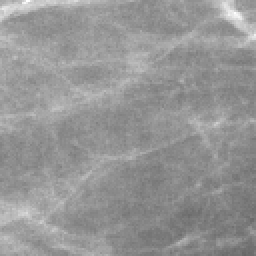
#> input picture Trabalho Mamografia/src/Imagens/1/p_d_left_cc(108).png, 128 x 128 px (shown 2 times larger); its folder holds only this picture in this run
$ python -i classifier.py   (imports and definitions only)
#> lines starting #> are read from the running program, lines starting #| are printed output that depends on the picture
#> further down, picture is the input picture: PIL image 128x128 L; min 102, max 255, mean 149.3
import os, time

import sklearn.metrics
from skimage.feature import graycomatrix, graycoprops
from skimage import io
from sklearn import svm

from skimage.measure import shannon_entropy
from sklearn.model_selection import train_test_split

import numpy as np

from matplotlib import pyplot as plt

from PIL import Image, ImageFilter, ImageEnhance


class ImageClassifier:
    # Modelo para previsões
    __model: svm.SVC()

    # Kernel do modelo
    __model_kernel: str

    # Descritores de textura
    __texture_descriptors: list

    ## Arrays com os conjuntos de treino e teste, bem como as respostas
    __images_train:  np.empty(0, dtype=np.float64)
    __images_test:   np.empty(0, dtype=np.float64)
    __predictions:   np.empty(0, dtype=np.float64)
    __answers_train: np.empty(0, dtype=np.int32)
    __answers_test:  np.empty(0, dtype=np.int32)

    # Diretorio onde estão as pastas de classes BIRADS
    __images_dir: str

    # Tipos de arquivos
    __supported_img_extensions: list

    # Porcentagem de dados para treino. É balanceado igualmente entre
    # as classses BIRADS
    __percentage_train: int

    # Numero de cores
    __n_colors: float

    # Raio da matriz de suavização gaussiana. Só aceita inteiros. 0 desabilita
    __gaussian_radius: int

    # Em quanto cada um desses elementos será realçado
    # no pré-processamento. 1 os mantém igual, valores de 0 a 1
    # os reduzem e valores maiores que 1 aumentam
    __sharpness_boost_strength:  float
    __contrast_boost_strength :  float
    __brightness_boost_strength: float

    # Tempos de execução de diferentes funções são armazenadas aqui
    __runtime_metrics: dict

    # Distancias na matriz de co-ocorrencia
    __distances_glcm: np.empty(0, dtype=np.int32)

    # Angulos para calcular matriz de co-ocorrencia
    __angles_glcm: np.empty(0, dtype=np.float64)


    def __init__(self):
        self.__model_kernel = "linear"
        self.__model = svm.SVC(kernel=self.get_model_kernel(), C=1.4)

        self.__images_train  = np.empty(0, dtype=np.float64)
        self.__images_test   = np.empty(0, dtype=np.float64)
        self.__predictions   = np.empty(0, dtype=np.float64)
        self.__answers_train = np.empty(0, dtype=np.int32)
        self.__answers_test  = np.empty(0, dtype=np.int32)

        self.__supported_img_extensions = ['.jpg', '.jpeg', '.png']

        # Valores default. Outros valores podem ser escolhidos pela interface e pelo metodo set :)
        self.__n_colors = 32
        self.__gaussian_radius = 0
        self.__sharpness_boost_strength  = 1.4
        self.__contrast_boost_strength   = 2.2
        self.__brightness_boost_strength = 1.1
        self.__percentage_train = 0.75

        self.__runtime_metrics = {}

        self.__distances_glcm = np.array([
            1,
            2,
            4,
            8,
            16
        ])

        self.__angles_glcm = np.array([
            0,
            np.pi/8,
            np.pi/4,
            3*np.pi/8,
            np.pi/2,
            5*np.pi/8,
            3*np.pi/4,
            7*np.pi/8
        ])

        self.__texture_descriptors = np.array([
            "energy",
            "homogeneity",
            "correlation",
            "dissimilarity"
        ])


    # Gets e Sets :)
    def set_model_kernel(self, k: str):
        self.__model_kernel = k

    def get_model_kernel(self):
        return self.__model_kernel

    def set_n_colors(self, n_colors: int):
        self.__n_colors = n_colors

    def get_n_colors(self):
        return self.__n_colors

    def set_gaussian_radius(self, strength: int):
        self.__gaussian_radius = strength

    def get_gaussian_radius(self):
        return self.__gaussian_radius

    def set_sharpness_boost_strength(self, strength: float):
        self.__sharpness_boost_strength = strength

    def get_sharpness_boost_strength(self):
        return self.__sharpness_boost_strength

    def set_contrast_boost_strength(self, strength: float):
        self.__contrast_boost_strength = strength

    def get_contrast_boost_strength(self):
        return self.__contrast_boost_strength

    def set_brightness_boost_strength(self, strength: float):
        self.__brightness_boost_strength = strength

    def get_brightness_boost_strength(self):
        return self.__brightness_boost_strength

    def set_percentage_train(self, percentage: int):
        self.__percentage_train = percentage/100

    def get_percentage_train(self):
        return self.__percentage_train*100

    def set_images_dir(self, dir: str):
        self.__images_dir = dir

    def get_images_dir(self):
        return self.__images_dir

    def get_supported_img_extensions(self):
        return self.__supported_img_extensions

    def get_images_train(self):
        return self.__images_train

    def get_answers_train(self):
        return self.__answers_train

    def get_images_test(self):
        return self.__images_test

    def get_answers_test(self):
        return self.__answers_test

    def get_predictions(self):
        return self.__predictions

    def set_distances_glcm(self, distances: list):
        self.__distances_glcm = distances

    def get_distances_glcm(self):
        return self.__distances_glcm

    def set_angles_glcm(self, angles: list):
        self.__angles_glcm = angles

    def get_angles_glcm(self):
        return self.__angles_glcm

    def set_texture_descriptors(self, descriptors: list):
        self.__texture_descriptors = descriptors

    def get_texture_descriptors(self):
        return self.__texture_descriptors

    def set_runtime_metric(self, metric_name: str, measured_time: float):
        self.__runtime_metrics[metric_name] = f"{measured_time:.6f} s"

    def get_runtime_metrics(self):
        return self.__runtime_metrics


    '''
    Aplica uma sequência de filtros na imagem para pré-processamento. O objetivo aqui é
    realçar características relevantes a fim de auxiliar o modelo na classificação
    @params:
        image -> uma instancia de PIL.Image()
    '''
    def pre_process_img(self, image: Image):
        start = time.perf_counter()

        # Pré-processamento com suavização gaussiana e filtros para alterar sharpness,
        # contraste, cor e brilho
        image = image.filter(ImageFilter.GaussianBlur(radius=self.get_gaussian_radius()))

        enhancer_sharpness = ImageEnhance.Sharpness(image)
        image = enhancer_sharpness.enhance(self.get_sharpness_boost_strength())

        enhancer_contrast = ImageEnhance.Contrast(image)
        image = enhancer_contrast.enhance(self.get_contrast_boost_strength())
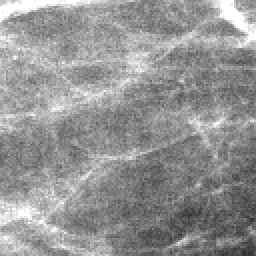
#> image: PIL image 128x128 L (shown 2 times larger); min 43, max 255, mean 147.9

        enhancer_brightness = ImageEnhance.Brightness(image)
        image = enhancer_brightness.enhance(self.get_brightness_boost_strength())
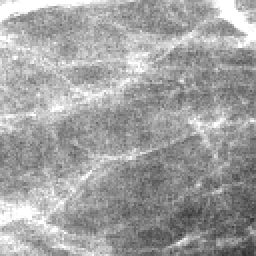
#> image: PIL image 128x128 L (shown 2 times larger); min 47, max 255, mean 161.7

        # Reamostragem dos tons de cinza
        image = image.quantize(self.get_n_colors())
#> image: PIL image 128x128 P
        end = time.perf_counter()

        self.set_runtime_metric("Pré-processamento", end - start)

        return image


    '''
    Processa a imagem e retorna um array com os valores para os descritores de textura.
    @params:
        filepath -> Um path válido para uma imagem a partir do pasta self.get_images_dir()
    '''
    # [25 lines left out: function process_img, not called in this run]


    '''
    Essa função separa as imagens das classes BIRADS de acordo com self.__percentage_train, com
    balanceamento equilibrado entre as 4 classes.
    '''
    # [48 lines left out: function split_train_test, not called in this run]


    '''
    Treina o modelo com as imagens em self.get_images_train(). Deve ser chamada
    somente depois de self.split_train_test()
    '''
    # [6 lines left out: function train_model, not called in this run]


    '''
    Faz a previsão das classes BIRADS das imagens de teste. Essa função deve ser chamada
    somente depois de self.split_train_test() e de self.train_model()
    '''
    # [6 lines left out: function predict_test_images, not called in this run]


    '''
    Prevê a classe BIRADS de uma única imagem e retorna esse valor.
    @params:
        filepath -> Um path válido para uma imagem a partir do pasta self.get_images_dir()
    '''
    # [10 lines left out: function predict_single_image, not called in this run]


    '''
    Retorna o histograma de uma única imagem
    @params:
        filepath -> Um path válido para uma imagem a partir do pasta self.get_images_dir()
    '''
    # [15 lines left out: function get_single_image_histogram, not called in this run]


    '''
    Faz a preview de uma única imagem
    @params:
        filepath -> Um path válido para uma imagem a partir do pasta self.get_images_dir()
    '''
    # [10 lines left out: function preview_single_image, not called in this run]


    '''
    Retorna os valores para as métricas de avaliação após o treinamento e os testes.
    Também gera uma imagem da matriz de confusão
    '''
    # [36 lines left out: function get_prediction_metrics, not called in this run]

>>> from PIL import Image
>>> picture = Image.open('../src/Imagens/1/p_d_left_cc(108).png')
>>> result = ImageClassifier().pre_process_img(picture)

$ run again, on Trabalho Mamografia/src/Imagens/1/p_d_left_cc(12).png
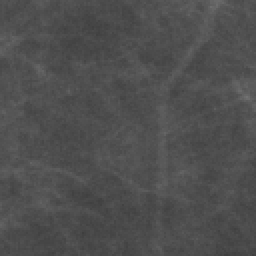
#> input picture Trabalho Mamografia/src/Imagens/1/p_d_left_cc(12).png, 128 x 128 px (shown 2 times larger)
#> picture is the input picture: PIL image 128x128 L; min 62, max 114, mean 79.1
#> in pre_process_img, `image = enhancer_brightness.enhance(self.get_brightness_boost_strength..`:
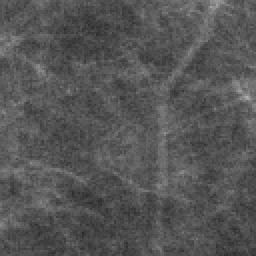
#> image: PIL image 128x128 L (shown 2 times larger); min 40, max 176, mean 85.4

$ run again, on Trabalho Mamografia/src/Imagens/1/p_d_left_cc(120).png
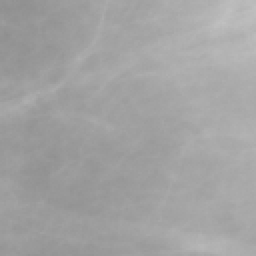
#> input picture Trabalho Mamografia/src/Imagens/1/p_d_left_cc(120).png, 128 x 128 px (shown 2 times larger)
#> picture is the input picture: PIL image 128x128 L; min 142, max 192, mean 161.6
#> in pre_process_img, `image = enhancer_contrast.enhance(self.get_contrast_boost_strength())`:
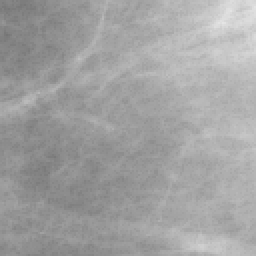
#> image: PIL image 128x128 L (shown 2 times larger); min 117, max 229, mean 161.5

$ run again, on Trabalho Mamografia/src/Imagens/1/p_d_left_cc(132).png
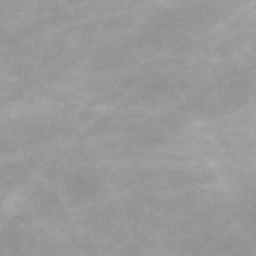
#> input picture Trabalho Mamografia/src/Imagens/1/p_d_left_cc(132).png, 128 x 128 px (shown 2 times larger)
#> picture is the input picture: PIL image 128x128 L; min 141, max 170, mean 152.2
#> in pre_process_img, `image = enhancer_brightness.enhance(self.get_brightness_boost_strength..`:
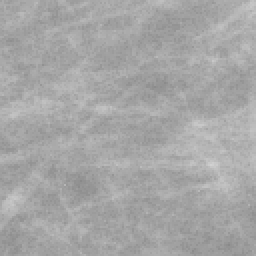
#> image: PIL image 128x128 L (shown 2 times larger); min 137, max 210, mean 166.1
